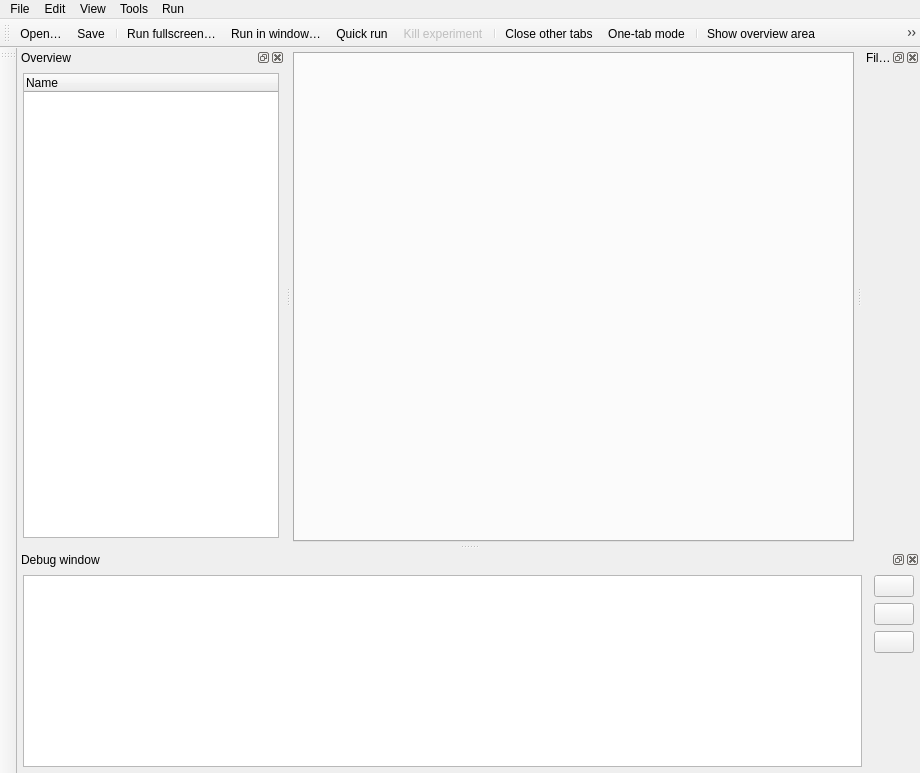
<?xml version="1.0" encoding="UTF-8"?>
<ui version="4.0">
 <class>ui_mainwindow</class>
 <widget class="QMainWindow" name="ui_mainwindow">
  <property name="geometry">
   <rect>
    <x>0</x>
    <y>0</y>
    <width>920</width>
    <height>773</height>
   </rect>
  </property>
  <property name="windowTitle">
   <string>OpenSesame</string>
  </property>
  <property name="windowIcon">
   <iconset>
    <normaloff>:/icons/experiment.png</normaloff>:/icons/experiment.png</iconset>
  </property>
  <widget class="QWidget" name="centralwidget">
   <property name="sizePolicy">
    <sizepolicy hsizetype="MinimumExpanding" vsizetype="Preferred">
     <horstretch>0</horstretch>
     <verstretch>0</verstretch>
    </sizepolicy>
   </property>
   <layout class="QVBoxLayout" name="verticalLayout_6">
    <property name="spacing">
     <number>4</number>
    </property>
    <property name="leftMargin">
     <number>2</number>
    </property>
    <property name="topMargin">
     <number>4</number>
    </property>
    <property name="rightMargin">
     <number>2</number>
    </property>
    <property name="bottomMargin">
     <number>2</number>
    </property>
    <item>
     <widget class="tab_widget" name="tabwidget">
      <property name="sizePolicy">
       <sizepolicy hsizetype="MinimumExpanding" vsizetype="MinimumExpanding">
        <horstretch>0</horstretch>
        <verstretch>0</verstretch>
       </sizepolicy>
      </property>
      <property name="currentIndex">
       <number>-1</number>
      </property>
      <property name="tabsClosable">
       <bool>true</bool>
      </property>
      <property name="movable">
       <bool>true</bool>
      </property>
     </widget>
    </item>
   </layout>
  </widget>
  <widget class="QMenuBar" name="menubar">
   <property name="geometry">
    <rect>
     <x>0</x>
     <y>0</y>
     <width>920</width>
     <height>27</height>
    </rect>
   </property>
   <widget class="QMenu" name="menu_file">
    <property name="title">
     <string>File</string>
    </property>
    <widget class="QMenu" name="menu_recent_files">
     <property name="title">
      <string>Recent files</string>
     </property>
     <property name="icon">
      <iconset>
       <normaloff>:/icons/recent_large.png</normaloff>:/icons/recent_large.png</iconset>
     </property>
     <addaction name="actionDummy"/>
    </widget>
    <addaction name="action_open"/>
    <addaction name="action_save"/>
    <addaction name="action_save_as"/>
    <addaction name="separator"/>
    <addaction name="menu_recent_files"/>
    <addaction name="separator"/>
    <addaction name="action_quit"/>
   </widget>
   <widget class="QMenu" name="menu_run">
    <property name="title">
     <string>Run</string>
    </property>
    <addaction name="action_run"/>
    <addaction name="action_run_in_window"/>
    <addaction name="action_run_quick"/>
    <addaction name="separator"/>
    <addaction name="action_enable_auto_response"/>
   </widget>
   <widget class="QMenu" name="menu_view">
    <property name="title">
     <string>View</string>
    </property>
    <addaction name="action_close_current_tab"/>
    <addaction name="action_close_all_tabs"/>
    <addaction name="action_close_other_tabs"/>
    <addaction name="action_onetabmode"/>
    <addaction name="separator"/>
    <addaction name="action_show_overview"/>
    <addaction name="action_show_pool"/>
    <addaction name="action_show_stdout"/>
   </widget>
   <widget class="QMenu" name="menu_tools">
    <property name="title">
     <string>Tools</string>
    </property>
    <addaction name="action_preferences"/>
   </widget>
   <widget class="QMenu" name="menu_edit">
    <property name="title">
     <string>Edit</string>
    </property>
   </widget>
   <addaction name="menu_file"/>
   <addaction name="menu_edit"/>
   <addaction name="menu_view"/>
   <addaction name="menu_tools"/>
   <addaction name="menu_run"/>
  </widget>
  <widget class="QDockWidget" name="dock_overview">
   <property name="minimumSize">
    <size>
     <width>200</width>
     <height>124</height>
    </size>
   </property>
   <property name="features">
    <set>QDockWidget::AllDockWidgetFeatures</set>
   </property>
   <property name="windowTitle">
    <string>Overview</string>
   </property>
   <attribute name="dockWidgetArea">
    <number>1</number>
   </attribute>
   <widget class="QWidget" name="dock_widget_overview">
    <layout class="QVBoxLayout" name="verticalLayout">
     <property name="spacing">
      <number>0</number>
     </property>
     <property name="leftMargin">
      <number>6</number>
     </property>
     <property name="topMargin">
      <number>6</number>
     </property>
     <property name="rightMargin">
      <number>6</number>
     </property>
     <property name="bottomMargin">
      <number>6</number>
     </property>
     <item>
      <widget class="tree_overview" name="itemtree">
       <property name="autoExpandDelay">
        <number>4</number>
       </property>
       <property name="animated">
        <bool>true</bool>
       </property>
       <column>
        <property name="text">
         <string>Name</string>
        </property>
       </column>
      </widget>
     </item>
    </layout>
   </widget>
  </widget>
  <widget class="QDockWidget" name="dock_pool">
   <property name="sizePolicy">
    <sizepolicy hsizetype="Maximum" vsizetype="Maximum">
     <horstretch>0</horstretch>
     <verstretch>0</verstretch>
    </sizepolicy>
   </property>
   <property name="windowTitle">
    <string>File pool</string>
   </property>
   <attribute name="dockWidgetArea">
    <number>2</number>
   </attribute>
   <widget class="QWidget" name="dock_pool_widget">
    <layout class="QVBoxLayout" name="verticalLayout_3">
     <property name="spacing">
      <number>0</number>
     </property>
     <property name="leftMargin">
      <number>0</number>
     </property>
     <property name="topMargin">
      <number>0</number>
     </property>
     <property name="rightMargin">
      <number>0</number>
     </property>
     <property name="bottomMargin">
      <number>0</number>
     </property>
    </layout>
   </widget>
  </widget>
  <widget class="QDockWidget" name="dock_stdout">
   <property name="features">
    <set>QDockWidget::AllDockWidgetFeatures</set>
   </property>
   <property name="windowTitle">
    <string>Debug window</string>
   </property>
   <attribute name="dockWidgetArea">
    <number>8</number>
   </attribute>
   <widget class="QWidget" name="dockWidgetContents_3">
    <layout class="QVBoxLayout" name="verticalLayout_4">
     <property name="spacing">
      <number>0</number>
     </property>
     <property name="leftMargin">
      <number>0</number>
     </property>
     <property name="topMargin">
      <number>0</number>
     </property>
     <property name="rightMargin">
      <number>0</number>
     </property>
     <property name="bottomMargin">
      <number>0</number>
     </property>
     <item>
      <widget class="QWidget" name="widget_5" native="true">
       <layout class="QHBoxLayout" name="horizontalLayout_6">
        <property name="spacing">
         <number>12</number>
        </property>
        <property name="leftMargin">
         <number>6</number>
        </property>
        <property name="topMargin">
         <number>6</number>
        </property>
        <property name="rightMargin">
         <number>6</number>
        </property>
        <property name="bottomMargin">
         <number>6</number>
        </property>
        <item>
         <widget class="console" name="console">
          <property name="readOnly">
           <bool>false</bool>
          </property>
         </widget>
        </item>
        <item>
         <widget class="QWidget" name="widget_3" native="true">
          <layout class="QVBoxLayout" name="verticalLayout_5">
           <property name="spacing">
            <number>6</number>
           </property>
           <property name="leftMargin">
            <number>0</number>
           </property>
           <property name="topMargin">
            <number>0</number>
           </property>
           <property name="rightMargin">
            <number>0</number>
           </property>
           <property name="bottomMargin">
            <number>0</number>
           </property>
           <item>
            <widget class="QPushButton" name="button_help_console">
             <property name="sizePolicy">
              <sizepolicy hsizetype="Fixed" vsizetype="Fixed">
               <horstretch>0</horstretch>
               <verstretch>0</verstretch>
              </sizepolicy>
             </property>
             <property name="toolTip">
              <string>Help</string>
             </property>
             <property name="text">
              <string/>
             </property>
            </widget>
           </item>
           <item>
            <widget class="QPushButton" name="button_clear_console">
             <property name="toolTip">
              <string>Clear debug window</string>
             </property>
             <property name="text">
              <string/>
             </property>
            </widget>
           </item>
           <item>
            <widget class="QPushButton" name="button_reset_console">
             <property name="toolTip">
              <string>Reset workspace</string>
             </property>
             <property name="text">
              <string/>
             </property>
            </widget>
           </item>
           <item>
            <spacer name="verticalSpacer">
             <property name="orientation">
              <enum>Qt::Vertical</enum>
             </property>
             <property name="sizeHint" stdset="0">
              <size>
               <width>20</width>
               <height>40</height>
              </size>
             </property>
            </spacer>
           </item>
          </layout>
         </widget>
        </item>
       </layout>
      </widget>
     </item>
    </layout>
   </widget>
  </widget>
  <widget class="QToolBar" name="toolbar_main">
   <property name="windowTitle">
    <string>Main toolbar</string>
   </property>
   <property name="iconSize">
    <size>
     <width>32</width>
     <height>32</height>
    </size>
   </property>
   <property name="toolButtonStyle">
    <enum>Qt::ToolButtonIconOnly</enum>
   </property>
   <property name="floatable">
    <bool>true</bool>
   </property>
   <attribute name="toolBarArea">
    <enum>TopToolBarArea</enum>
   </attribute>
   <attribute name="toolBarBreak">
    <bool>false</bool>
   </attribute>
   <addaction name="action_open"/>
   <addaction name="action_save"/>
   <addaction name="separator"/>
   <addaction name="action_run"/>
   <addaction name="action_run_in_window"/>
   <addaction name="action_run_quick"/>
   <addaction name="action_kill"/>
   <addaction name="separator"/>
   <addaction name="action_close_other_tabs"/>
   <addaction name="action_onetabmode"/>
   <addaction name="separator"/>
   <addaction name="action_show_overview"/>
   <addaction name="action_show_pool"/>
   <addaction name="action_show_stdout"/>
  </widget>
  <widget class="toolbar_items" name="toolbar_items">
   <property name="windowTitle">
    <string>Toolbar items</string>
   </property>
   <attribute name="toolBarArea">
    <enum>LeftToolBarArea</enum>
   </attribute>
   <attribute name="toolBarBreak">
    <bool>false</bool>
   </attribute>
  </widget>
  <action name="action_open">
   <property name="icon">
    <iconset>
     <normaloff>:/icons/open_large.png</normaloff>:/icons/open_large.png</iconset>
   </property>
   <property name="text">
    <string>Open…</string>
   </property>
   <property name="toolTip">
    <string>Open…</string>
   </property>
   <property name="shortcut">
    <string>Ctrl+O</string>
   </property>
  </action>
  <action name="action_save">
   <property name="icon">
    <iconset>
     <normaloff>:/icons/save_large.png</normaloff>:/icons/save_large.png</iconset>
   </property>
   <property name="text">
    <string>Save</string>
   </property>
   <property name="toolTip">
    <string>Save</string>
   </property>
   <property name="shortcut">
    <string>Ctrl+S</string>
   </property>
  </action>
  <action name="action_save_as">
   <property name="icon">
    <iconset>
     <normaloff>:/icons/saveas_large.png</normaloff>:/icons/saveas_large.png</iconset>
   </property>
   <property name="text">
    <string>Save as…</string>
   </property>
   <property name="toolTip">
    <string>Save as…</string>
   </property>
   <property name="shortcut">
    <string>Ctrl+Shift+S</string>
   </property>
  </action>
  <action name="action_quit">
   <property name="icon">
    <iconset>
     <normaloff>:/icons/quit_large.png</normaloff>:/icons/quit_large.png</iconset>
   </property>
   <property name="text">
    <string>Quit</string>
   </property>
   <property name="toolTip">
    <string>Quit</string>
   </property>
  </action>
  <action name="action_run">
   <property name="text">
    <string>Run fullscreen…</string>
   </property>
   <property name="toolTip">
    <string>Run fullscreen…</string>
   </property>
   <property name="shortcut">
    <string>Ctrl+R</string>
   </property>
  </action>
  <action name="action_close_all_tabs">
   <property name="icon">
    <iconset>
     <normaloff>:/icons/closeothertabs_large.png</normaloff>:/icons/closeothertabs_large.png</iconset>
   </property>
   <property name="text">
    <string>Close all tabs</string>
   </property>
   <property name="shortcut">
    <string>Ctrl+Alt+T</string>
   </property>
  </action>
  <action name="action_close_other_tabs">
   <property name="icon">
    <iconset>
     <normaloff>:/icons/close_large.png</normaloff>:/icons/close_large.png</iconset>
   </property>
   <property name="text">
    <string>Close other tabs</string>
   </property>
   <property name="toolTip">
    <string>Close other tabs</string>
   </property>
   <property name="shortcut">
    <string>Ctrl+T</string>
   </property>
  </action>
  <action name="action_run_in_window">
   <property name="text">
    <string>Run in window…</string>
   </property>
   <property name="toolTip">
    <string>Run in window…</string>
   </property>
   <property name="shortcut">
    <string>Ctrl+W</string>
   </property>
  </action>
  <action name="action_show_pool">
   <property name="checkable">
    <bool>true</bool>
   </property>
   <property name="icon">
    <iconset>
     <normaloff>:/icons/pool_large.png</normaloff>:/icons/pool_large.png</iconset>
   </property>
   <property name="text">
    <string>Show file pool</string>
   </property>
   <property name="shortcut">
    <string>Ctrl+P</string>
   </property>
  </action>
  <action name="action_show_stdout">
   <property name="checkable">
    <bool>true</bool>
   </property>
   <property name="icon">
    <iconset theme="os-debug">
     <normaloff>:/icons/stdout_large.png</normaloff>:/icons/stdout_large.png</iconset>
   </property>
   <property name="text">
    <string>Show debug window</string>
   </property>
   <property name="toolTip">
    <string>Show debug window</string>
   </property>
   <property name="shortcut">
    <string>Ctrl+D</string>
   </property>
  </action>
  <action name="action_enable_auto_response">
   <property name="checkable">
    <bool>true</bool>
   </property>
   <property name="text">
    <string>Enable auto response</string>
   </property>
   <property name="visible">
    <bool>false</bool>
   </property>
  </action>
  <action name="action_preferences">
   <property name="icon">
    <iconset>
     <normaloff>:/icons/options_large.png</normaloff>:/icons/options_large.png</iconset>
   </property>
   <property name="text">
    <string>Preferences</string>
   </property>
  </action>
  <action name="actionDummy">
   <property name="text">
    <string>Dummy</string>
   </property>
  </action>
  <action name="action_show_overview">
   <property name="checkable">
    <bool>true</bool>
   </property>
   <property name="text">
    <string>Show overview area</string>
   </property>
   <property name="shortcut">
    <string>Ctrl+\</string>
   </property>
  </action>
  <action name="action_onetabmode">
   <property name="checkable">
    <bool>true</bool>
   </property>
   <property name="icon">
    <iconset>
     <normaloff>:/icons/onetabmode_large.png</normaloff>:/icons/onetabmode_large.png</iconset>
   </property>
   <property name="text">
    <string>One-tab mode</string>
   </property>
   <property name="toolTip">
    <string>One-tab mode</string>
   </property>
  </action>
  <action name="action_run_quick">
   <property name="text">
    <string>Quick run</string>
   </property>
   <property name="toolTip">
    <string>Quick run</string>
   </property>
   <property name="shortcut">
    <string>Ctrl+Shift+W</string>
   </property>
  </action>
  <action name="action_close_current_tab">
   <property name="text">
    <string>Close current tab</string>
   </property>
   <property name="toolTip">
    <string>Close current tab</string>
   </property>
   <property name="shortcut">
    <string>Alt+T</string>
   </property>
  </action>
  <action name="action_kill">
   <property name="enabled">
    <bool>false</bool>
   </property>
   <property name="icon">
    <iconset theme="os-kill"/>
   </property>
   <property name="text">
    <string>Kill experiment</string>
   </property>
   <property name="toolTip">
    <string>Forcibly kill the experiment</string>
   </property>
  </action>
 </widget>
 <customwidgets>
  <customwidget>
   <class>tree_overview</class>
   <extends>QTreeWidget</extends>
   <header>libqtopensesame.widgets.tree_overview.h</header>
  </customwidget>
  <customwidget>
   <class>toolbar_items</class>
   <extends>QToolBar</extends>
   <header>libqtopensesame.widgets.toolbar_items.h</header>
  </customwidget>
  <customwidget>
   <class>console</class>
   <extends>QPlainTextEdit</extends>
   <header>libqtopensesame.console.h</header>
  </customwidget>
  <customwidget>
   <class>tab_widget</class>
   <extends>QTabWidget</extends>
   <header>libqtopensesame.widgets.tab_widget.h</header>
   <container>1</container>
  </customwidget>
 </customwidgets>
 <resources/>
 <connections>
  <connection>
   <sender>button_clear_console</sender>
   <signal>clicked()</signal>
   <receiver>console</receiver>
   <slot>clear()</slot>
   <hints>
    <hint type="sourcelabel">
     <x>990</x>
     <y>557</y>
    </hint>
    <hint type="destinationlabel">
     <x>499</x>
     <y>594</y>
    </hint>
   </hints>
  </connection>
 </connections>
</ui>
